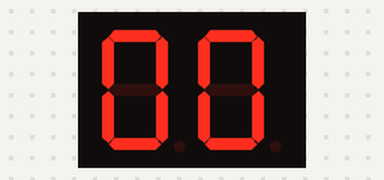
Simulated run of this sketch. Board: Arduino Uno, built with avr-gcc and run on an emulated ATmega328P. Parts: 2-digit seven-segment display. Wiring (inferred from the names in the program): 2-digit 7-segment display, segments lit when LOW: segments pin 6, pin 5, pin 4, pin 3, pin 2, pin 7, pin 8; digit selects pin 10, pin 11. The segment pins are drawn as the display they are named for.

Above: at 0.1 s.
At 0.9 s:
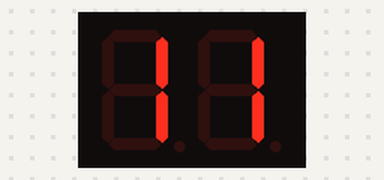
At 1.7 s:
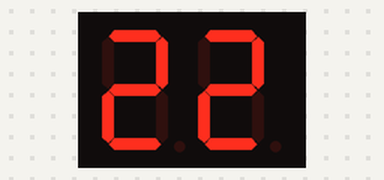
At 3.3 s:
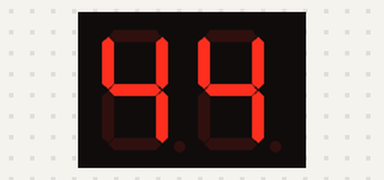
At 5.7 s:
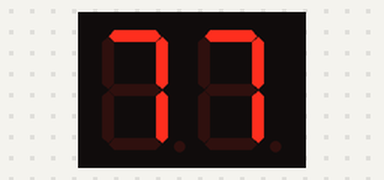
At 7.3 s:
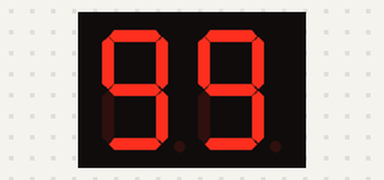

The sketch:

arduino_code.ino
```cpp
// Segment pins: a, b, c, d, e, f, g
const int segPins[7] = {6, 5, 4, 3, 2, 7, 8};

// Digit common pins
const int digit1 = 10;
const int digit2 = 11;

// Common Anode patterns (0 = ON, 1 = OFF)
const byte digits[10][7] = {
  {0,0,0,0,0,0,1}, // 0
  {1,0,0,1,1,1,1}, // 1
  {0,0,1,0,0,1,0}, // 2
  {0,0,0,0,1,1,0}, // 3
  {1,0,0,1,1,0,0}, // 4
  {0,1,0,0,1,0,0}, // 5
  {0,1,0,0,0,0,0}, // 6
  {0,0,0,1,1,1,1}, // 7
  {0,0,0,0,0,0,0}, // 8
  {0,0,0,0,1,0,0}  // 9
};

int currentNumber = 0;
unsigned long previousMillis = 0;
const long interval = 800;

void setup() {
  for (int i = 0; i < 7; i++) pinMode(segPins[i], OUTPUT);
  pinMode(digit1, OUTPUT);
  pinMode(digit2, OUTPUT);
}

void loop() {
  unsigned long currentMillis = millis();
  if (currentMillis - previousMillis >= interval) {
    previousMillis = currentMillis;
    currentNumber++;
    if (currentNumber > 9) currentNumber = 0;
  }
  displayNumber(currentNumber);
}

void displayNumber(int num) {
  showDigit(num, digit1);
  delayMicroseconds(2500);
  showDigit(num, digit2);
  delayMicroseconds(2500);
}

void showDigit(int num, int digitPin) {
  digitalWrite(digit1, LOW);
  digitalWrite(digit2, LOW);

  for (int i = 0; i < 7; i++) {
    digitalWrite(segPins[i], digits[num][i]);
  }
  digitalWrite(digitPin, HIGH);
}
```

Measured:
- by itself, everything shown: repeats every 8.0 s, in 10 steps
- what the display in image 0 shows lasts 0.9 s, from 0.0 s to 0.9 s
